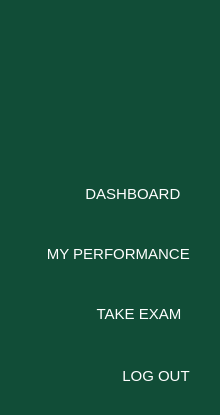
     <widget class="QFrame" name="frame">
      <property name="styleSheet">
       <string notr="true">QFrame {
    background-color: #114D37; /* Medium green */
    border-radius: 10px; /* Smooth corners */
}
</string>
      </property>
      <property name="frameShape">
       <enum>QFrame::StyledPanel</enum>
      </property>
      <property name="frameShadow">
       <enum>QFrame::Raised</enum>
      </property>
      <layout class="QVBoxLayout" name="verticalLayout_5">
       <item>
        <widget class="QFrame" name="frame_3">
         <property name="styleSheet">
          <string notr="true">background: none;
border: none;</string>
         </property>
         <property name="frameShape">
          <enum>QFrame::StyledPanel</enum>
         </property>
         <property name="frameShadow">
          <enum>QFrame::Raised</enum>
         </property>
         <layout class="QVBoxLayout" name="verticalLayout_2">
          <item alignment="Qt::AlignHCenter|Qt::AlignVCenter">
           <widget class="QLabel" name="logo_s">
            <property name="minimumSize">
             <size>
              <width>141</width>
              <height>131</height>
             </size>
            </property>
            <property name="maximumSize">
             <size>
              <width>191</width>
              <height>181</height>
             </size>
            </property>
            <property name="text">
             <string/>
            </property>
            <property name="pixmap">
             <pixmap>../../../.designer/backup/Resources/LOGO.png</pixmap>
            </property>
            <property name="scaledContents">
             <bool>true</bool>
            </property>
           </widget>
          </item>
         </layout>
        </widget>
       </item>
       <item>
        <widget class="QFrame" name="frame_4">
         <property name="sizePolicy">
          <sizepolicy hsizetype="Preferred" vsizetype="Fixed">
           <horstretch>0</horstretch>
           <verstretch>0</verstretch>
          </sizepolicy>
         </property>
         <property name="styleSheet">
          <string notr="true">background: none;
border: none;</string>
         </property>
         <property name="frameShape">
          <enum>QFrame::StyledPanel</enum>
         </property>
         <property name="frameShadow">
          <enum>QFrame::Raised</enum>
         </property>
         <layout class="QVBoxLayout" name="verticalLayout_3">
          <property name="spacing">
           <number>22</number>
          </property>
          <item>
           <widget class="QPushButton" name="dashboard_btn">
            <property name="layoutDirection">
             <enum>Qt::LeftToRight</enum>
            </property>
            <property name="styleSheet">
             <string notr="true">QPushButton {
    color: white;
    padding: 10px;
    font-size: 15px;
    border-radius: 10px;
    background: transparent;
}

QPushButton:hover {
    background: rgba(55, 163, 166, 0.5);  /* Hover color */
}

QPushButton:pressed,
QPushButton:checked {
    background: rgba(87, 204, 153, 0.7);  /* Persistent clicked color */
}
</string>
            </property>
            <property name="inputMethodHints">
             <set>Qt::ImhNoTextHandles</set>
            </property>
            <property name="text">
             <string>           DASHBOARD</string>
            </property>
            <property name="icon">
             <iconset>
              <normaloff>../../../.designer/backup/Resources/dashboard.png</normaloff>../../../.designer/backup/Resources/dashboard.png</iconset>
            </property>
            <property name="iconSize">
             <size>
              <width>30</width>
              <height>30</height>
             </size>
            </property>
            <property name="checkable">
             <bool>false</bool>
            </property>
            <property name="flat">
             <bool>true</bool>
            </property>
           </widget>
          </item>
          <item>
           <widget class="QPushButton" name="myperformance_btn">
            <property name="styleSheet">
             <string notr="true">QPushButton {
    color: white;
    padding: 10px;
    font-size: 15px;
    border-radius: 10px;
    background: transparent;
}

QPushButton:hover {
    background: rgba(55, 163, 166, 0.5);  /* Hover color */
}

QPushButton:pressed,
QPushButton:checked {
    background: rgba(87, 204, 153, 0.7);  /* Persistent clicked color */
}
</string>
            </property>
            <property name="text">
             <string>    MY PERFORMANCE</string>
            </property>
            <property name="icon">
             <iconset>
              <normaloff>../../../.designer/backup/Resources/stud_performance.png</normaloff>../../../.designer/backup/Resources/stud_performance.png</iconset>
            </property>
            <property name="iconSize">
             <size>
              <width>30</width>
              <height>30</height>
             </size>
            </property>
            <property name="checkable">
             <bool>false</bool>
            </property>
            <property name="flat">
             <bool>true</bool>
            </property>
           </widget>
          </item>
          <item>
           <widget class="QPushButton" name="takeexam_btn">
            <property name="styleSheet">
             <string notr="true">QPushButton {
    color: white;
    padding: 10px;
    font-size: 15px;
    border-radius: 10px;
    background: transparent;
}

QPushButton:hover {
    background: rgba(55, 163, 166, 0.5);  /* Hover color */
}

QPushButton:pressed,
QPushButton:checked {
    background: rgba(87, 204, 153, 0.7);  /* Persistent clicked color */
}
</string>
            </property>
            <property name="text">
             <string>              TAKE EXAM</string>
            </property>
            <property name="icon">
             <iconset>
              <normaloff>../../../.designer/backup/Resources/exam (1).png</normaloff>../../../.designer/backup/Resources/exam (1).png</iconset>
            </property>
            <property name="iconSize">
             <size>
              <width>30</width>
              <height>30</height>
             </size>
            </property>
            <property name="checkable">
             <bool>false</bool>
            </property>
            <property name="flat">
             <bool>true</bool>
            </property>
           </widget>
          </item>
         </layout>
        </widget>
       </item>
       <item alignment="Qt::AlignBottom">
        <widget class="QFrame" name="frame_5">
         <property name="styleSheet">
          <string notr="true">background: none;
border: none;</string>
         </property>
         <property name="frameShape">
          <enum>QFrame::StyledPanel</enum>
         </property>
         <property name="frameShadow">
          <enum>QFrame::Raised</enum>
         </property>
         <layout class="QVBoxLayout" name="verticalLayout">
          <item alignment="Qt::AlignRight">
           <widget class="QPushButton" name="logout_btn">
            <property name="styleSheet">
             <string notr="true">QPushButton {
    color: white;  /* Text color */
    padding: 10px;
	font-size: 15px;
}

QPushButton:hover {
	border-radius: 10px;
    background: rgba(55, 163, 166, 0.5);  /* Slightly more visible on hover */
}

QPushButton:pressed {
    background: rgba(87, 204, 153, 0.7);  /* More intense when clicked */
}
</string>
            </property>
            <property name="text">
             <string>LOG OUT</string>
            </property>
            <property name="icon">
             <iconset>
              <normaloff>../../../.designer/backup/Resources/logout.png</normaloff>../../../.designer/backup/Resources/logout.png</iconset>
            </property>
            <property name="flat">
             <bool>true</bool>
            </property>
           </widget>
          </item>
         </layout>
        </widget>
       </item>
      </layout>
     </widget>
